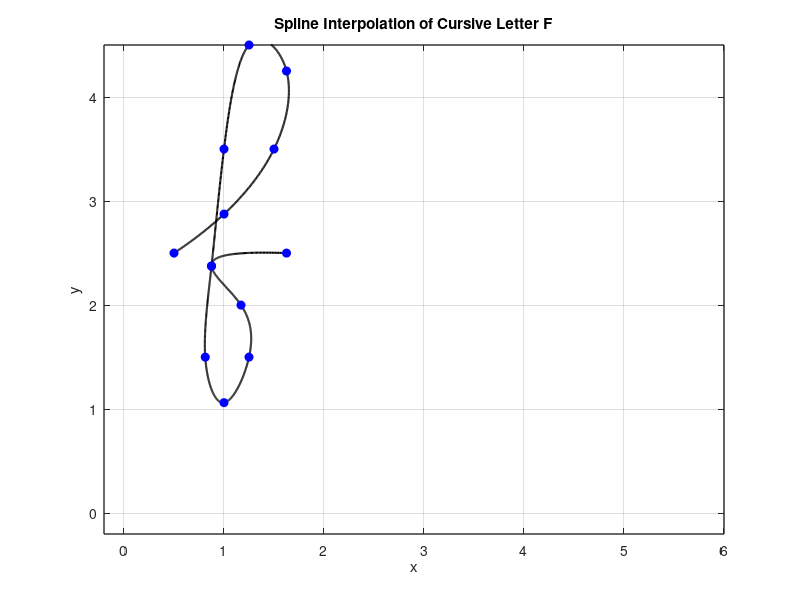

The MATLAB source for this figure:
%% LETTER F
% Define data points for x and y coordinates 
x = [0.5 1 1.5 1.625 1.25 1 0.875 0.8125 1 1.25 1.17 0.875 1.625];
y = [2.5 2.875 3.5 4.25 4.5 3.5 2.375 1.5 1.0625 1.5 2 2.375 2.5]

n = length(x);
t = 0:n-1; % Parametric coordinate t
tt = 0:0.01:n-1; % More dense coordinate tt for spline interpolation

% Compute spline interpolation
xx = spline(t, x, tt);
yy = spline(t, y, tt);

% Plot settings
figure(1)
plot(xx, yy, 'k', 'LineWidth', 1.5) % plot spline
hold on
plot(x, y, 'bo', 'MarkerFaceColor', 'b') % plot data points
axis([-0.2 6 -0.2 4.5])
grid on
title('Spline Interpolation of Cursive Letter F')
xlabel('x')
ylabel('y')
set(gca, 'FontSize', 10, 'LineWidth', 1)
grid on
